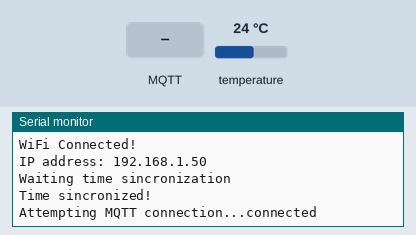
This sketch was run on a simulated ESP32. On the bench: the last lines printed to the serial monitor. The inputs (shaded band) are chosen by the test bench; at power-on: temperature 24 °C. WiFi joins after 1.5 s; servers stay silent unless stated; the local clock reads 2024-03-15 10:24:30 at power-on unless the sketch sets it; no MQTT or app messages arrive unless stated.

Above: at 2.7 s.
2.8 s: MQTT message "1" arrives on the first subscribed topic
At 4.0 s:
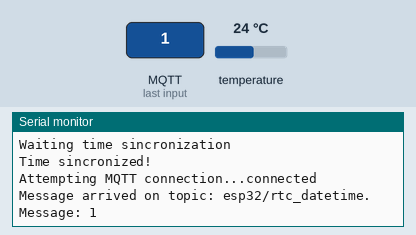
4.3 s: MQTT message "on" arrives on the first subscribed topic
At 5.1 s:
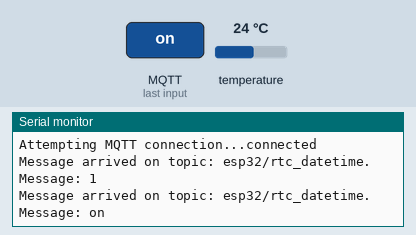
5.8 s: MQTT message "off" arrives on the first subscribed topic
At 6.2 s:
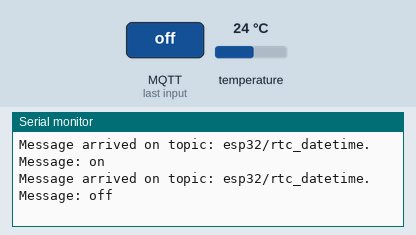
7.3 s: MQTT message "1" arrives on the second subscribed topic
At 8.5 s:
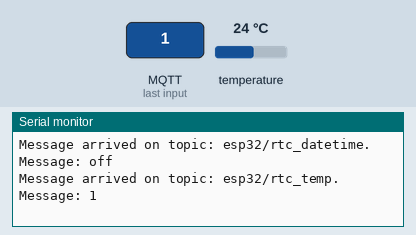
8.8 s: MQTT message "on" arrives on the second subscribed topic
At 9.7 s:
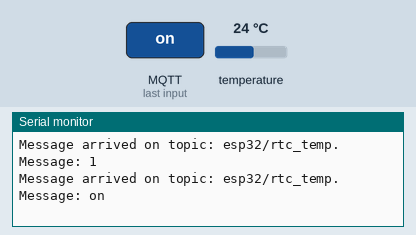
10.3 s: MQTT message "off" arrives on the second subscribed topic
At 10.9 s:
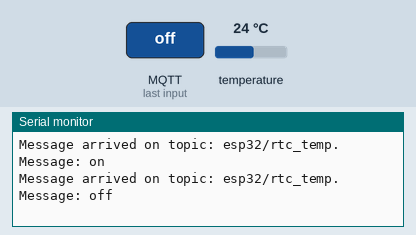

Measured:
- after the input at 2.8 s, the serial monitor: prints a new line at once (image 1)
- after the input at 4.3 s, the serial monitor: prints a new line at once (image 2)
- after the input at 5.8 s, the serial monitor: prints a new line at once (image 3)
- after the input at 7.3 s, the serial monitor: prints a new line at once (image 4)
- after the input at 8.8 s, the serial monitor: prints a new line at once (image 5)
- after the input at 10.3 s, the serial monitor: prints a new line at once (image 6)

The sketch:

esp32_rtcds3231.ino
```cpp
//====================================================== Including libraries ======================================================
#include <RTClib.h>
#include <WiFi.h>
#include <WiFiClientSecure.h>
#include <PubSubClient.h>
#include "conCredentials.h"

//========================================================== Defining Macros ======================================================
#define MSG_DELAY 10000

//================================================== Defining Variables and Objects ===============================================
// --- WiFi & MQTT Configuration ---
const char* ssid = WIFI_SSID;
const char* password = WIFI_PASSWD;
const char* mqtt_server = HOSTNAME_IP;
const char* mqtt_ca_cert = MQTT_CA_CERT;
const char* mqtt_client_cert = MQTT_CLIENT_CERT;
const char* mqtt_client_key = MQTT_CLIENT_KEY;

WiFiClientSecure espClient;
PubSubClient client(espClient);

// --- Topics ---
const char* time_topic = "esp32/rtc_datetime";
const char* temp_topic = "esp32/rtc_temp";
// --- RTC Module Configuration ---
RTC_DS3231 rtc;
char daysOfTheWeek[7][4] PROGMEM = {"Sun","Mon","Tue","Wed","Thu","Fri","Sat"};
char bufferRTC[35];
float temp = 0;
// --- Control Variables ---
unsigned long lastMsg = 0;

//======================================================= Defining Functions ======================================================
// --- WiFi & MQTT Functions ---
void setupWifi() {
  delay(10);
  Serial.print("Connecting to ");
  Serial.print(ssid);
  WiFi.begin(ssid,password);

  while(WiFi.status() != WL_CONNECTED)  {
    delay(500);
    Serial.print(".");
  }

  Serial.print("\nWiFi Connected!\nIP address: ");
  Serial.println(WiFi.localIP());
  Serial.println("");

  Serial.print("Waiting time sincronization");
  configTime(0, 0, "pool.ntp.org", "time.google.com");
  while(time(nullptr) < 1000) {
    delay(500);
    Serial.print(".");
  }
  Serial.println("\nTime sincronized!");
}

void callback(char* topic, byte* message, unsigned int length) {
  Serial.print("Message arrived on topic: ");
  Serial.print(topic);
  Serial.print(". Message: ");
  String messageTemp;

  for(int i = 0; i < length; i++) {
    Serial.print((char)message[i]);
    messageTemp += (char)message[i];
  }
  Serial.println();
}

void reconnect() {
  // Loop until we're reconnected
  while(!client.connected()) {
    Serial.print("Attempting MQTT connection...");
    // Attempt to connect
    if(client.connect("ESP32Client","aluno","1234")) {
      Serial.println("connected");
      client.subscribe(time_topic);
      client.subscribe(temp_topic);
    } else {
      Serial.print("failed, rc=");
      Serial.print(client.state());
      Serial.println(" try again in 5 seconds");
      delay(5000);
    }
  }
}

// --- RTC Message Format ---
char* stringRTCDateTime(DateTime dt, char* buffer) {
  // O buffer deve ter pelo menos 30 bytes:
  // "Segunda-feira, 2026-05-02 10:30:32" + null terminator

  snprintf(buffer, 35, "%s,%04d-%02d-%02d %02d:%02d:%02d",
           daysOfTheWeek[dt.dayOfTheWeek()],
           dt.year(),
           dt.month(),
           dt.day(),
           dt.hour(),
           dt.minute(),
           dt.second());

  return buffer;
}

//=================================================================================================================================

void setup() {
  // Starting serial monitor
  Serial.begin(115200);

  // Checking connection
  if(!rtc.begin()) {
    Serial.println("Coudnl't find RTC");
    Serial.flush();
    while(1) delay(10);
  }

  // Checking if RTC lost power
  if(rtc.lostPower()) {
    Serial.println("RTC lost power, let's set the time!");
    rtc.adjust(DateTime(F(__DATE__),F(__TIME__)));
  }

  // Reset the time for today
  // rtc.adjust(DateTime(F(__DATE__),F(__TIME__)));

  // Connecting to WiFi
  setupWifi();
  // Client Secure Configuration
  espClient.setCACert(mqtt_ca_cert);
  espClient.setCertificate(mqtt_client_cert);
  espClient.setPrivateKey(mqtt_client_key);
  client.setServer(mqtt_server,8883);
  client.setCallback(callback);
}

void loop() {
  if(!client.connected()) {
    reconnect();
  }
  client.loop();

  long now = millis();
  if(now - lastMsg > MSG_DELAY) {
    lastMsg = now;

    // Get the current time from the RTC
    DateTime rtcNow = rtc.now();

    // Converting an Str to const char* and publish
    const char* dtString = stringRTCDateTime(rtcNow,bufferRTC);
    client.publish(time_topic, dtString);

    // Get the current temperature from the RTC
    temp = rtc.getTemperature();

    // Converting temp to string and publish
    char tempString[8];
    dtostrf(temp, 1, 2, tempString);
    client.publish(temp_topic, tempString);
  }
}
```

conCredentials.h
```cpp
#define WIFI_SSID "DigitalNet - Javascript"
#define WIFI_PASSWD "bloco404"
#define HOSTNAME_IP "192.168.0.179"

const char* MQTT_CA_CERT = R"EOF(-----BEGIN CERTIFICATE-----
MIIDBTCCAe2gAwIBAgIULsh/RgHC5QzVmOoGj7WpEkSQVacwDQYJKoZIhvcNAQEL
BQAwEjEQMA4GA1UEAwwHTVFUVC1DQTAeFw0yNjA2MDQxOTE5NDVaFw0yNzA2MDQx
OTE5NDVaMBIxEDAOBgNVBAMMB01RVFQtQ0EwggEiMA0GCSqGSIb3DQEBAQUAA4IB
DwAwggEKAoIBAQCwziuCweGwKbzlN1VaRsLwGhrF8LE6KR7Rzau06S/K13SYPA+e
h9Pc5WUdLR4nzEqnJ7+N5X0wHDO997SWofT9oKO7l2xGzN+JLNr6bEtACqdBrGwo
IyqFS5A1m9jxU/RHJIpVO1zVtbdOmHJfCshTCFVtVTP+WNxoLvFZkUiMdCdCXndv
vnP5Hbz29fxai3qxODoQdIaj7L/2XbhZeCwIDnXUCvY/SWe5LsWTaovnf6wLi7I8
LWclVNk/wBYr4H5snNCYzwTW/Hk7EwnKgWc7ew5IbPLNMAUA4IVNNxWIDvDLCuUZ
D1HVs+riz0BgoqGN6ez7zDMPfMGUL5IMdQNxAgMBAAGjUzBRMB0GA1UdDgQWBBRS
ORah1QYZ8cukIRkmxO1ls9BZezAfBgNVHSMEGDAWgBRSORah1QYZ8cukIRkmxO1l
s9BZezAPBgNVHRMBAf8EBTADAQH/MA0GCSqGSIb3DQEBCwUAA4IBAQBPZxBMsZuo
4/a7evIFsbe+5/K/WVQ9nNyg0PqvJU6VsMfBFXZnvNoWtMdi5hhhkhUKRLimxe7o
20UvdiGkpQa698AuXfuPwrXTwMo6j6i5g0xnE9+mKIwkcR6WsTTKqszESzNATNSk
KqgbNXvFx4dev6MtSrcHeKTUayUtoe8400hmXRBRRVdHH8k9lYqdCshLfDWYCwQP
ZnU9SJq9f+yhG7nVnijZTxcVpkyuhWCYs4xb4oZ/zpYohFWhgCZmNFZdqYWB+7Ko
RAGOos82SL6Gw81v4HZzevekbT0a2Fs3FwQQCQL/yKcAHugNmKXhBC6asahLGjBe
zcuxxaL1i++7
-----END CERTIFICATE-----)EOF";

const char* MQTT_CLIENT_CERT = R"EOF(-----BEGIN CERTIFICATE-----
MIIC8jCCAdqgAwIBAgIUNrA/Go5xPy3992GBwwgCmXpy3JUwDQYJKoZIhvcNAQEL
BQAwEjEQMA4GA1UEAwwHTVFUVC1DQTAeFw0yNjA2MDQxOTE5NDZaFw0yNzA2MDQx
OTE5NDZaMBAxDjAMBgNVBAMMBWVzcDMyMIIBIjANBgkqhkiG9w0BAQEFAAOCAQ8A
MIIBCgKCAQEA31Erxr1va9gnR0yMkIAauZpqOfTi5BSgI0w77Cp/4uWJPnXqmYw1
7FAVMUw1urFCdAP7B4FLAnthMjtxvJ9xl2MkfFEJ3BGeQA17jrHjKZB8xazeotpr
d91cE1yxCyW+chm8bhHQRm5bPPAWpMy8x8ecwWJUb5xz6lZpd7nUXNC4s8lfkRQt
5YjGJUi9lef5XnYFa7Z1EDFe0Wwr6l5T23x39gvjDkYZwhLwsKU+/Uqg0dn8t0oB
SxMupQAsh6SiX8Ys4RXCfXAB0K4g+rzAicbRghIgnFxMpNH6mIosekkwwMhEE9g2
9jB6u4Sxt3fTdv/G31UP+qwWQuuj4G5iwQIDAQABo0IwQDAdBgNVHQ4EFgQUUHNW
wtICnG/4bbJqlEDZQTZ6H3QwHwYDVR0jBBgwFoAUUjkWodUGGfHLpCEZJsTtZbPQ
WXswDQYJKoZIhvcNAQELBQADggEBAJI+8O006VqartZ4fXJMQ7lBFeRlI+gx0sle
29Hx6bnwWJacadebHlvzEOeUryEaeQCVQGzqNUtJP5hl7zTJUmbmDGCTRu57vbGQ
iWBSDzOqlBWiHF4c6d7c2qFJ1OtTqunaqW7dQQ7l5mBI4akmrLoFwMYIInefgCw4
d87y2S8OGAJGGwvvhgF9A81IbVVr1SUXNLqTVvZlUYdEr1p42T7UJuuzI9qRxp+m
ifWegWYzQr/gqb0o+uP+v4uDSgUtFjUotr4w5WRbPRbILlKg4keJvajQBI9OMD4M
hlbfpczJ/LSWrV0IXp3+WtiYskqe4vfYq6EcGYqxQEjRl55PF7s=
-----END CERTIFICATE-----)EOF";

const char* MQTT_CLIENT_KEY = R"EOF(-----BEGIN PRIVATE KEY-----
MIIEvQIBADANBgkqhkiG9w0BAQEFAASCBKcwggSjAgEAAoIBAQDfUSvGvW9r2CdH
TIyQgBq5mmo59OLkFKAjTDvsKn/i5Yk+deqZjDXsUBUxTDW6sUJ0A/sHgUsCe2Ey
O3G8n3GXYyR8UQncEZ5ADXuOseMpkHzFrN6i2mt33VwTXLELJb5yGbxuEdBGbls8
8BakzLzHx5zBYlRvnHPqVml3udRc0LizyV+RFC3liMYlSL2V5/ledgVrtnUQMV7R
bCvqXlPbfHf2C+MORhnCEvCwpT79SqDR2fy3SgFLEy6lACyHpKJfxizhFcJ9cAHQ
riD6vMCJxtGCEiCcXEyk0fqYiix6STDAyEQT2Db2MHq7hLG3d9N2/8bfVQ/6rBZC
66PgbmLBAgMBAAECggEAGNcPaVgOqe54EVsR8vbU7NqgwJlH7aU1BN1zeDsSpkXw
T2AlZswCVCq6Q2qzOp+CAU6ktc/WF0zAYdUxOxEkkk7RsvmpVkR9bP7dmgtDyzlK
WmChaSL7kPCF+pS1EBo0ML6Xx583+Br0D3dd8BnipnmX1aj0NHAGMsWcOK2VJ3ej
dtQQspV15b+WfXLzAABxKFweAMKbRnACoqzZlFtWzRTCO1uwtidYglL88tsR1ngi
C+eCShzBN2D8edrUfdX/ZfGTBtjuv+yhhC7o6ceELf1bY4Y2fwSzjtEzhOJ6J77r
I/e6eAfT/4X3fhap7K22AN/c6SvO47U/ZFC2ew4WcwKBgQD8X3ONRcVGh42xC8Bz
WE2ySiaVjPnH3QhGX/TwM3EzEGAqxJQYKDWE8I3hQG6hUy0bQgP9EzIxRjz/KfeP
bJbPZOQMlLC8G+Kkod09TfxRXm8CAe2eAvDfo3VaCDLrVt6Sx4f1VsZnMcwUACGC
aGG1SyyPWXiOdbQ5kqG8IWKJdwKBgQDihtDCvl7lAcTUUYv5KAHqS17eu/GLaNVT
gpGFei0Qw95Qbn+1h4VXSWqhd8NQE7zfSpacWR8le+4igSOhVlygDlVdbclvEjDp
5iMjA5x4OTmMqiOzpPLh9RLGc9ZcSDkHimDjFTosFBYlwErjknRR2utVICvVggl1
ToAoN+CDhwKBgFLCLk9OaOG3A+Th+KsacugbXsm94A8FUXhacSTviZh4L0D3E6VU
UjCU/cG28lBeyTTeEhbEW7pC0S/PoEndDxtVd18Ux1v4PPtFxRocX7iDIh3jaftd
9YUwwgPTGneIFhbF7bSrTwZ6EvUgEd0Ew73CuAsOCPWWbZJPnk/mFr0DAoGBAK5U
mmyFHXqYdeYAK/y/sVmiT4ySjz1+nE38egmDEROJ6Zl0sIv/k7qtIYbKKGGEDyK4
wFfqrnGmgonDYKxVTktPPJr+VrtIAKTBG+FichSD1apPddJW6yTB+oUHuLykSF9p
O08HkxFBFBpRdlDU8PfdxqZob9OMk8LXewF4nywZAoGANMBE10BDJzWCD8JiWqVX
bSeAXUiZL5B7+wJVCZllqNWNBvu/4jvsmZKVNZyFNEfAWPKrwy4YrjSVZ8burbAs
bahJfWJJuYrSA+8OceHYqqi78u2Rukhptv91al3CSY4S4BuESa9HvPAPcq7XP0QW
iktPNri26c4lXHBbwavYBQE=
-----END PRIVATE KEY-----)EOF";
```
